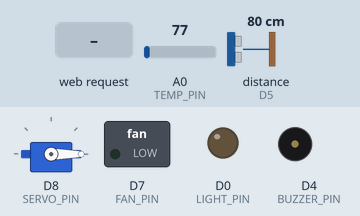
A sketch run on a simulated ESP8266 (NodeMCU). Shown: servo, switched loads named in the sketch (green lamp = pin HIGH), output pins drawn as LEDs (lit = HIGH), buzzer (waves = sounding, pin HIGH). Wiring (inferred from the names in the program): ultrasonic range finder: trigger D6; echo D5. Inputs (shaded band) come from the test bench; at power-on: distance to the obstacle (sensor on D5) 80 cm, A0 (TEMP_PIN) = 77. The echo pulse lasts 58.3 µs per cm; pins used as bus, display or sensor lines are not drawn; what the sketch prints to the serial monitor is not drawn.

Above: at 1.3 s.
1.4 s: HTTP request GET /api?act=light received
At 2.7 s:
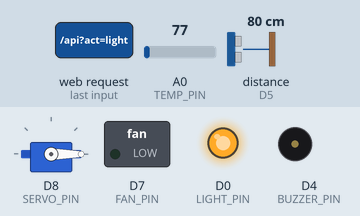
3.0 s: distance to the obstacle (sensor on D5) set to 22 cm
4.5 s: distance to the obstacle (sensor on D5) set to 19 cm
At 8.09 s:
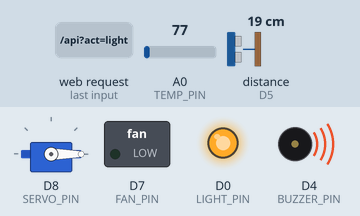
15.3 s: HTTP request GET /api?act=lock received
At 16.5 s:
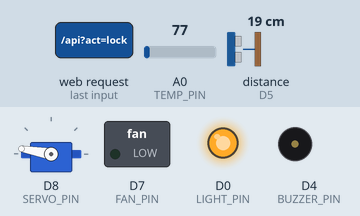
23.5 s: HTTP request GET /api?act=fan received
At 24.1 s:
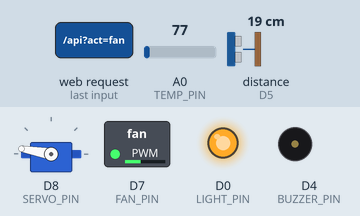
30.4 s: HTTP request GET /api?act=lock received
At 31.4 s:
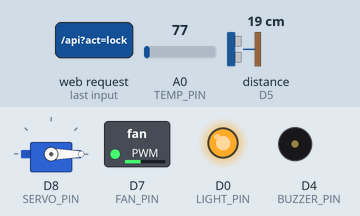
Timing chart, 0 to 37.7 s (numbered marks = the images above; inputs shaded):
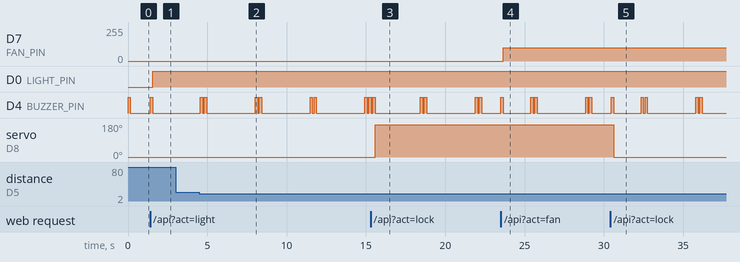

Measured:
- the behaviour switches between 21 and 20 cm on distance to the obstacle (sensor on D5) (found by bisection; images 1 and 2)
- after the input at 1.4 s, D0 (LIGHT_PIN): LOW → HIGH after 0.16 s; D4 (BUZZER_PIN): LOW → HIGH at once, → LOW 0.15 s later
- after the input at 3.0 s, every drawn part: stays the same
- after the input at 4.5 s, D4 (BUZZER_PIN): LOW → HIGH after 0.07 s, then repeats every 3.5 s: LOW 0.10 s, HIGH 0.15 s, LOW 3.1 s, HIGH 0.15 s
- after the input at 15.3 s, servo on D8 (SERVO_PIN): 0° → 170° after 0.28 s
- after the input at 23.5 s, D7 (FAN_PIN): 0/255 → 99/255 after 0.16 s
- after the input at 30.4 s, servo on D8 (SERVO_PIN): 170° → 0° after 0.21 s

The sketch:

Smart_Home_Lock__Automation.ino
```cpp
#include <ESP8266WiFi.h>
#include <ESP8266WebServer.h>
#include <Servo.h>

// ==========================================
// ⚙️ PIN CONFIGURATION
// ==========================================
const int LIGHT_PIN  = D0;
const int LCD_SCL_PIN = D1; // Available
const int LCD_SDA_PIN = D2; // Available
const int TEMP_PIN   = A0;  // LM35 Sensor Signal Pin
const int BUZZER_PIN = D4;
const int ECHO_PIN   = D5;
const int TRIG_PIN   = D6;
const int FAN_PIN    = D7;
const int SERVO_PIN  = D8;

// ==========================================
// 🛠️ SYSTEM SETTINGS
// ==========================================
Servo doorServo;
const int LOCK_POS = 0;
const int UNLOCK_POS = 170;
const int DIST_THRESHOLD = 20;

const char* AP_SSID = "TouchlessBell_Cyber"; // Changed AP Name for theme
const char* AP_PASSWORD = "12345678";
const String LOCK_PASSWORD = "admin";

ESP8266WebServer server(80);

// Global Variables
bool apActive = false;
bool isLocked = true;
bool lightState = false;
int fanSpeed = 0;
unsigned long lastTriggerTime = 0;
String systemStatus = "System Online";

float temperatureC = 25.0; // Initialize to reasonable value
unsigned long lastTempReadTime = 0;
const long tempInterval = 5000; // Read temp every 5 seconds

// ==========================================
// 🔊 HELPER FUNCTIONS
// ==========================================

void beep(int times) {
  for (int i = 0; i < times; i++) {
    digitalWrite(BUZZER_PIN, HIGH);
    delay(150);
    digitalWrite(BUZZER_PIN, LOW);
    if(i < times -1) delay(100);
  }
}

long getDistance() {
  digitalWrite(TRIG_PIN, LOW);
  delayMicroseconds(2);
  digitalWrite(TRIG_PIN, HIGH);
  delayMicroseconds(10);
  digitalWrite(TRIG_PIN, LOW);
  long duration = pulseIn(ECHO_PIN, HIGH, 30000);
  if (duration == 0) return 0;
  return duration * 0.034 / 2;
}

void setFanPwm() {
  int pwm = 0;
  if(fanSpeed == 1) pwm = 400;
  if(fanSpeed == 2) pwm = 700;
  if(fanSpeed == 3) pwm = 1023;
  analogWrite(FAN_PIN, pwm);
}

// LM35 Reading and Conversion
void readTemperature() {
  int adc_val = analogRead(TEMP_PIN);
  float voltage_mV = ( (float)adc_val / 1024.0 ) * 3300.0; // Assuming 3.3V AREF
  float temp_c = voltage_mV / 10.0;

  if (temp_c > -20.0 && temp_c < 100.0) { // Sanity check for LM35 range
    temperatureC = temp_c;
  }

  Serial.print("TEMP: "); Serial.print(temperatureC); Serial.println(" C");
}

// ==========================================
// 🌐 UI: LOGIN PAGE (NEON THEME)
// ==========================================
const char PAGE_LOGIN[] PROGMEM = R"=====(
<!DOCTYPE html>
<html>
<head>
  <meta charset="UTF-8">
  <meta name="viewport" content="width=device-width, initial-scale=1">
  <title>CYBER-SEC LOGIN</title>
  <style>
    @import url('https://fonts.googleapis.com/css2?family=Orbitron:wght@400;700&family=Share+Tech+Mono&display=swap');
    body {
      background: linear-gradient(135deg, #0a0a0a 0%, #1a0a2a 50%, #0a0a0a 100%);
      font-family: 'Share Tech Mono', monospace;
      height: 100vh; display: flex; justify-content: center; align-items: center;
      margin: 0; color: #00ffcc; text-shadow: 0 0 5px #00ffcc;
      overflow: hidden;
    }
    .card {
      background: rgba(0, 0, 0, 0.7);
      backdrop-filter: blur(5px);
      padding: 40px;
      border-radius: 15px;
      border: 2px solid #00ffcc;
      text-align: center;
      width: 90%; max-width: 350px;
      box-shadow: 0 0 20px rgba(0, 255, 204, 0.6), inset 0 0 10px rgba(0, 255, 204, 0.4);
      animation: glowPulse 2s infinite alternate;
      position: relative;
    }
    .card::before {
      content: ''; position: absolute; top: -5px; left: -5px; right: -5px; bottom: -5px;
      background: linear-gradient(45deg, #00ffcc, #007bff, #9900ff, #00ffcc);
      z-index: -1; filter: blur(10px); opacity: 0.7;
      animation: borderGlow 4s infinite alternate;
      border-radius: 20px;
    }
    h1 {
      font-family: 'Orbitron', sans-serif;
      letter-spacing: 3px;
      font-weight: 700;
      color: #00ffcc;
      text-shadow: 0 0 8px #00ffcc, 0 0 15px #00ffcc;
      margin-bottom: 10px;
    }
    p {
      color: #00ccff;
      font-size: 14px;
      letter-spacing: 2px;
      margin-top: 0; text-transform: uppercase;
      text-shadow: 0 0 3px #00ccff;
    }
    input {
      width: calc(100% - 30px); padding: 15px; margin: 20px 0;
      background: rgba(10, 20, 30, 0.8);
      border: 1px solid #00aaff;
      border-radius: 5px;
      text-align: center;
      font-size: 18px;
      color: #00ffcc;
      box-sizing: border-box;
      text-shadow: 0 0 3px #00ffcc;
      box-shadow: 0 0 8px rgba(0, 170, 255, 0.5);
      font-family: 'Share Tech Mono', monospace;
    }
    button {
      width: 100%; padding: 15px; border: none; border-radius: 5px;
      background: linear-gradient(90deg, #00ffcc, #007bff);
      color: #0a0a0a; font-weight: bold; font-size: 16px;
      cursor: pointer;
      box-shadow: 0 0 15px rgba(0, 255, 204, 0.7), 0 0 25px rgba(0, 123, 255, 0.5);
      transition: 0.3s ease-in-out;
      font-family: 'Orbitron', sans-serif;
      letter-spacing: 1px;
    }
    button:hover {
      transform: scale(1.03);
      background: linear-gradient(90deg, #00ffec, #009bff);
      box-shadow: 0 0 20px rgba(0, 255, 204, 0.9), 0 0 30px rgba(0, 123, 255, 0.7);
    }

    @keyframes glowPulse {
      0% { box-shadow: 0 0 10px rgba(0, 255, 204, 0.4), inset 0 0 5px rgba(0, 255, 204, 0.2); }
      100% { box-shadow: 0 0 25px rgba(0, 255, 204, 0.8), inset 0 0 15px rgba(0, 255, 204, 0.6); }
    }
    @keyframes borderGlow {
      0% { transform: rotate(0deg) scale(1); opacity: 0.7; }
      50% { transform: rotate(180deg) scale(1.02); opacity: 0.9; }
      100% { transform: rotate(360deg) scale(1); opacity: 0.7; }
    }
  </style>
</head>
<body>
  <div class="card">
    <h1>&#128272; CYBER-SEC</h1>
    <p>ACCESS PROTOCOL</p>
    <form action="/login" method="POST">
      <input type="password" name="pwd" placeholder="AUTH KEY" required>
      <button type="submit">INITIATE LOGIN</button>
    </form>
  </div>
</body>
</html>
)=====";

// ==========================================
// 🌐 UI: DASHBOARD (NEON THEME)
// ==========================================
const char PAGE_DASHBOARD[] PROGMEM = R"=====(
<!DOCTYPE html>
<html>
<head>
  <meta charset="UTF-8">
  <meta name="viewport" content="width=device-width, initial-scale=1">
  <title>CYBER-HOME OS</title>
  <style>
    @import url('https://fonts.googleapis.com/css2?family=Orbitron:wght@400;700&family=Share+Tech+Mono&display=swap');
    body {
      background: linear-gradient(135deg, #0a0a0a 0%, #1a0a2a 50%, #0a0a0a 100%);
      color: #00ffcc;
      font-family: 'Share Tech Mono', monospace;
      margin: 0; padding: 20px;
      text-shadow: 0 0 5px #00ffcc;
      overflow-x: hidden;
    }
    .header {
      font-family: 'Orbitron', sans-serif;
      font-size: 28px;
      text-align: center;
      margin-bottom: 30px;
      color: #00ccff;
      text-shadow: 0 0 10px #00ccff, 0 0 20px rgba(0, 204, 255, 0.5);
      letter-spacing: 2px;
      animation: headerGlow 3s infinite alternate;
    }
    @keyframes headerGlow {
        0% { text-shadow: 0 0 10px #00ccff, 0 0 20px rgba(0, 204, 255, 0.5); }
        100% { text-shadow: 0 0 15px #00ccff, 0 0 30px rgba(0, 204, 255, 0.8); }
    }
    .status-box {
      background: rgba(0, 0, 0, 0.7);
      border: 1px solid #00aaff;
      padding: 15px;
      border-radius: 8px;
      margin-bottom: 25px;
      color: #00ffcc;
      font-family: 'Share Tech Mono', monospace;
      font-size: 14px;
      box-shadow: 0 0 10px rgba(0, 170, 255, 0.5), inset 0 0 5px rgba(0, 170, 255, 0.3);
      text-shadow: 0 0 3px #00ffcc;
    }
    .grid {
      display: grid;
      grid-template-columns: repeat(auto-fit, minmax(150px, 1fr)); /* Responsive grid */
      gap: 15px;
      margin-bottom: 15px;
    }
    .card {
      background: rgba(10, 10, 20, 0.8);
      border-radius: 12px;
      padding: 20px;
      text-align: center;
      transition: all 0.3s ease-in-out;
      border: 1px solid #2a0a4a; /* Violet */
      box-shadow: 0 0 15px rgba(100, 0, 200, 0.5), inset 0 0 8px rgba(100, 0, 200, 0.3);
      cursor: pointer;
    }
    .card:hover {
      transform: translateY(-5px) scale(1.02);
      border-color: #00ffcc; /* Green */
      box-shadow: 0 0 20px rgba(0, 255, 204, 0.7), inset 0 0 10px rgba(0, 255, 204, 0.5);
    }
    .icon {
      font-size: 48px;
      margin-bottom: 10px;
      display: block;
      color: #00ccff; /* Blue */
      text-shadow: 0 0 10px #00ccff, 0 0 20px rgba(0, 204, 255, 0.5);
    }
    .label {
      font-family: 'Orbitron', sans-serif;
      font-size: 11px;
      text-transform: uppercase;
      color: #888;
      letter-spacing: 1.5px;
      margin-bottom: 5px;
    }
    .state {
      font-family: 'Share Tech Mono', monospace;
      font-size: 18px;
      font-weight: bold;
      margin-top: 5px;
      color: #00ffcc;
      text-shadow: 0 0 5px #00ffcc;
    }
    .fan-bar {
      height: 8px;
      background: #333;
      margin-top: 15px;
      border-radius: 4px;
      overflow: hidden;
      box-shadow: inset 0 0 5px rgba(0, 0, 0, 0.5);
    }
    .fan-fill {
      height: 100%;
      background: linear-gradient(90deg, #00ffcc, #007bff);
      width: 0%;
      transition: width 0.4s ease-out;
      border-radius: 4px;
      box-shadow: 0 0 10px rgba(0, 255, 204, 0.7);
    }
    .txt-green { color: #00ffcc; text-shadow: 0 0 5px #00ffcc; }
    .txt-red { color: #ff3399; text-shadow: 0 0 5px #ff3399; } /* Violet-Red for danger */
    .danger {
      border-color: #ff3399 !important;
      box-shadow: 0 0 15px rgba(255, 51, 153, 0.7), inset 0 0 8px rgba(255, 51, 153, 0.5);
    }
    .danger:hover {
        border-color: #ff3399 !important;
        box-shadow: 0 0 25px rgba(255, 51, 153, 0.9), inset 0 0 12px rgba(255, 51, 153, 0.7);
    }
  </style>
</head>
<body>
  <div class="header">CYBER-HOME OS_V3.1</div>
  <div class="status-box" id="console">> STATUS: ONLINE // ALL SYSTEMS NOMINAL</div>

  <div class="grid">
    <div class="card" onclick="toggle('lock')">
      <span class="icon" id="lockIcon">&#128274;</span> <div class="label">SECURE.DOOR</div>
      <div class="state txt-red" id="txtLock">LOCKED</div>
    </div>

    <div class="card" onclick="toggle('light')">
      <span class="icon" id="lightIcon">&#128161;</span> <div class="label">ENV.LIGHTING</div>
      <div class="state" id="txtLight">OFF</div>
    </div>

    <div class="card">
      <span class="icon">&#127777;</span> <div class="label">ENV.TEMP</div>
      <div class="state" id="txtTemp">-- &#8451;</div>
    </div>

    <div class="card" onclick="toggle('fan')">
      <span class="icon">&#127744;</span> <div class="label">AIR.FLOW</div>
      <div class="state" id="txtFan">OFF</div>
      <div class="fan-bar"><div class="fan-fill" id="barFan"></div></div>
    </div>
  </div>

  <div class="card danger" style="grid-column: span 2;" onclick="toggle('buzz')">
    <span class="icon">&#128227;</span> <div class="label">WARNING.SYSTEM</div>
    <div class="state txt-red">ACTIVATE ALERT</div>
  </div>

<script>
  function updateUI(data) {
    document.getElementById('console').innerText = "> STATUS: " + data.status.toUpperCase();

    // Core Controls
    document.getElementById('lockIcon').innerHTML = data.locked ? "&#128274;" : "&#128275;"; // Locked/Unlocked Icon
    document.getElementById('txtLock').innerText = data.locked ? "LOCKED" : "UNLOCKED";
    document.getElementById('txtLock').className = "state " + (data.locked ? "txt-red" : "txt-green");

    document.getElementById('lightIcon').innerHTML = data.light ? "&#128161;" : "&#128161;"; // Same icon, maybe change color
    document.getElementById('txtLight').innerText = data.light ? "ON" : "OFF";
    document.getElementById('txtLight').className = "state " + (data.light ? "txt-green" : "");

    // Fan Logic
    let speeds = ["OFF", "LOW", "MED", "HIGH"];
    let widths = ["0%", "33%", "66%", "100%"];
    document.getElementById('txtFan').innerText = speeds[data.fan];
    document.getElementById('barFan').style.width = widths[data.fan];

    // Temperature Display
    document.getElementById('txtTemp').innerText = data.temp.toFixed(1) + " \u00B0C"; // Unicode for Degree symbol
  }

  function toggle(type) {
    fetch('/api?act=' + type).then(r => r.json()).then(d => updateUI(d));
  }

  // Refresh status every 1 second
  setInterval(() => { fetch('/api?act=status').then(r => r.json()).then(d => updateUI(d)); }, 1000);
</script>
</body></html>
)=====";

// ==========================================
// SERVER LOGIC
// ==========================================

void sendStatus() {
  String json = "{";
  json += "\"temp\":" + String(temperatureC, 1) + ",";
  json += "\"locked\":" + String(isLocked ? "true" : "false") + ",";
  json += "\"light\":" + String(lightState ? "true" : "false") + ",";
  json += "\"fan\":" + String(fanSpeed) + ",";
  json += "\"status\":\"" + systemStatus + "\"";
  json += "}";
  server.send(200, "application/json", json);
}

void handleAPI() {
  if (!server.hasArg("act")) return;
  String act = server.arg("act");

  if (act == "lock") {
    beep(1);
    if (isLocked) { doorServo.write(UNLOCK_POS); isLocked = false; systemStatus = "Door Unlocked. Access Granted."; }
    else { doorServo.write(LOCK_POS); isLocked = true; systemStatus = "Door Locked. Perimeter Secure."; }
  }
  else if (act == "light") {
    beep(1);
    lightState = !lightState;
    digitalWrite(LIGHT_PIN, lightState ? HIGH : LOW);
    systemStatus = lightState ? "Lighting Activated." : "Lighting Deactivated.";
  }
  else if (act == "fan") {
    beep(1);
    fanSpeed++; if (fanSpeed > 3) fanSpeed = 0;
    setFanPwm();
    systemStatus = "Airflow Set to Level " + String(fanSpeed) + ".";
  }
  else if (act == "buzz") {
    systemStatus = "WARNING: Alert System Activated!";
    digitalWrite(BUZZER_PIN, HIGH); delay(300);
    digitalWrite(BUZZER_PIN, LOW); delay(100);
    digitalWrite(BUZZER_PIN, HIGH); delay(300);
    digitalWrite(BUZZER_PIN, LOW);
  }

  sendStatus();
}

void handleLogin() {
  if (server.arg("pwd") == LOCK_PASSWORD) {
    doorServo.write(UNLOCK_POS);
    isLocked = false;
    systemStatus = "Identity Verified. Access Granted.";
    server.sendHeader("Location", "/dashboard");
    server.send(303);
  } else {
    beep(2);
    systemStatus = "Authentication Failed. Access Denied.";
    server.send(200, "text/html", "<script>alert('ACCESS DENIED. INCORRECT AUTH KEY.'); window.location='/';</script>");
  }
}

void startEverything() {
  if(apActive) return;

  WiFi.mode(WIFI_AP);
  WiFi.softAP(AP_SSID, AP_PASSWORD);

  server.on("/", [](){ server.send(200, "text/html", PAGE_LOGIN); });
  server.on("/login", handleLogin);
  server.on("/dashboard", [](){ server.send(200, "text/html", PAGE_DASHBOARD); });
  server.on("/api", handleAPI);

  server.begin();
  apActive = true;
}

// ==========================================
// SETUP & LOOP
// ==========================================
void setup() {
  Serial.begin(115200);

  pinMode(BUZZER_PIN, OUTPUT);
  pinMode(TRIG_PIN, OUTPUT);
  pinMode(ECHO_PIN, INPUT);
  pinMode(LIGHT_PIN, OUTPUT);
  pinMode(FAN_PIN, OUTPUT);

  digitalWrite(LIGHT_PIN, LOW);
  digitalWrite(BUZZER_PIN, LOW);
  analogWrite(FAN_PIN, 0);

  doorServo.attach(SERVO_PIN);
  doorServo.write(LOCK_POS);

  readTemperature(); // Initial read

  startEverything();

  Serial.println("System Initialized. Awaiting Protocol...");
  Serial.print("✅ IP: "); Serial.println(WiFi.softAPIP());
  beep(1);
}

void loop() {
  if (apActive) server.handleClient();

  if (millis() - lastTempReadTime >= tempInterval) {
    readTemperature();
    lastTempReadTime = millis();
  }

  long dist = getDistance();

  if (dist > 0 && dist < DIST_THRESHOLD) {
    if (millis() - lastTriggerTime > 3000) {
      beep(2);
      systemStatus = "INTRUDER ALERT! Perimeter Breach Detected!";
      lastTriggerTime = millis();
    }
  }
  delay(100);
}
```
